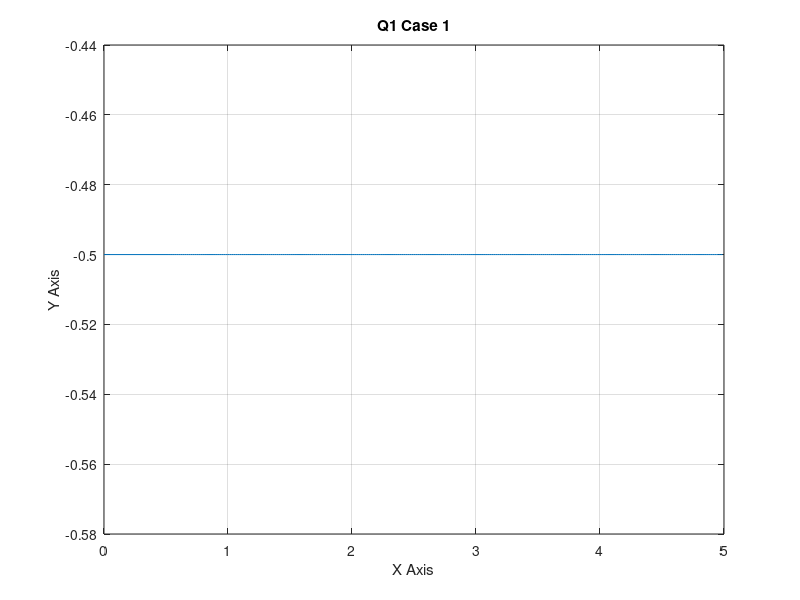

This figure's MATLAB source:
clc;
clear ;
Ts = 1:0.033:10;
q0 = [0 -0.5 0];
v = 0.5;
w = 0;
R = v/w ;
x1 = q0(:,1) + v*Ts*cos(q0(:,3)) ;
y1 = q0(:,2) + v*Ts*sin(q0(:,3)) ;
phi1 = q0(:,3) + w*Ts ;
x = [q0(:,1) x1];
y = [q0(:,2) y1];
plot(x,y);
xlabel('X Axis');
ylabel('Y Axis');
title("Q1 Case 1");
grid on;

q1 = [x1 y1 phi1];
disp('q1:');
disp(q1);
